Frame 1 (no input): blank canvas, image omitted
Frame 60 (the mouse pressed at the canvas centre just before this capture): blank canvas, image omitted
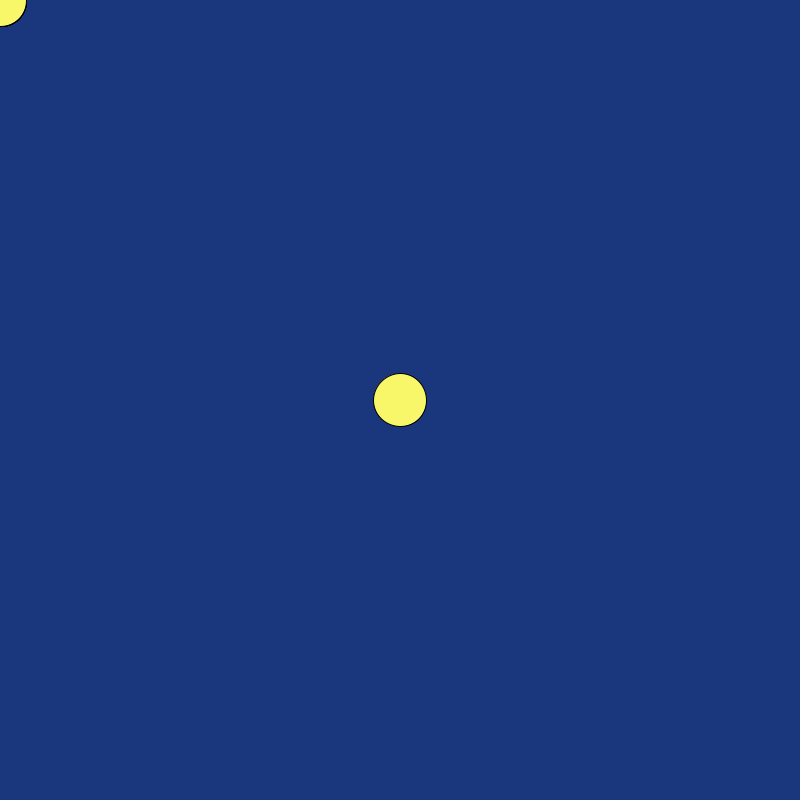
Frame 120 (the mouse held since frame 60 and released just before this capture)

The Processing sketch whose frames 1 and 60 were blank and that drew this single picture after the mouse press (run headless with seeded random() and noise(); from frame 60 on, the mouse is pressed at the canvas centre):

// Processing sketch: sketch_10_circulos
// ── sketch_10_circulos.pde
/*
Cada vez que el usuario haga click, se debe dibujar un círculo en la posición actual del mouse. 
Estas posiciones deben almacenarse en un array, de manera que los círculos permanezcan visibles en pantalla.
El programa debe mostrar como máximo 10 círculos simultáneamente. 
Una vez alcanzado ese límite, cada nuevo click deberá reemplazar la posición más antigua por la nueva, manteniendo siempre visibles solo los últimos 10 puntos registrados.
*/

int c=10;    //Cantidad.
int n=0;     //Numero de circulo.
boolean seApreto = false;
int [][]circulo;
void setup(){
  size(800, 800);
  circulo = new int[c][2];    //circulo[numero de circulo][x o y];
  for(int i=0; i<c; i++)
  {
    for(int j=0; j<=1; j++) {circulo[i][j] = 0;}
  }
}

void draw(){
  background(#1A367C);
  int d = width / 15;
  
  if(seApreto==true)
  {
    for(int i=0; i<c; i++)
    {
      fill(#F7F769);
      circle(circulo[i][0], circulo[i][1], d);
    }
  }
}

void mousePressed(){
      circulo [n][0] = mouseX;
      circulo [n][1] = mouseY;
      n++;
      if(n==c){n=0;}
      seApreto=true;
}




































































/*
int []hcuadrado;
void setup(){
  size(800, 600);
  
  int n = 10;
  hcuadrado = new int[n];
  for (int i=0; i<n; i++){
    hcuadrado [i] = height/2; 
    }
}

void draw(){
    background(#FFFFFF);
    int x=0, n=10;
    for(int i=0; i<n; i++)
    {   

     //if(i%2==0) {fill(#FFF398);}
     //else       {fill(#030248);}
      rect(x, hcuadrado [i], x, mouseY);    
      x+= (width/n);
     }
}

*/
